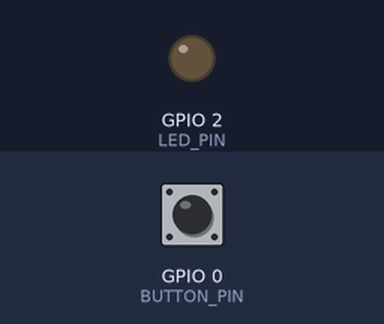
Bench run of a sketch on a simulated ESP32. On the bench: output pins drawn as LEDs (lit = HIGH). The inputs (shaded band) are chosen by the test bench; at power-on: GPIO 0 (BUTTON_PIN) HIGH. What the sketch prints to the serial monitor is not drawn.

Above: at 2.2 s.
2.3 s: GPIO 0 (BUTTON_PIN) pulled LOW for 0.15 s
At 3.5 s:
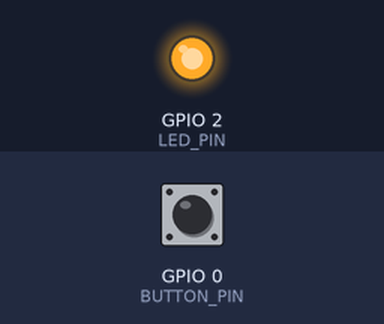
3.9 s: GPIO 0 (BUTTON_PIN) pulled LOW for 1 s
At 4.7 s:
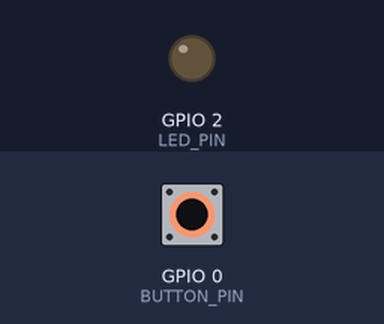
6.4 s: GPIO 0 (BUTTON_PIN) pulled LOW for 3.2 s
At 7.8 s:
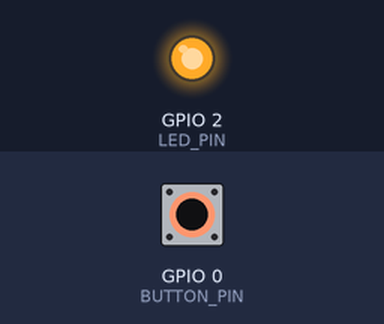
Timing chart, 0 to 9.4 s (numbered marks = the images above; inputs shaded):
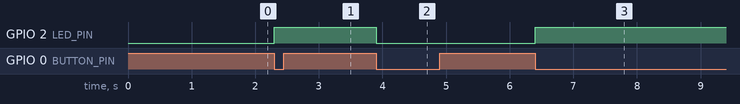

The sketch:

interrupt-demo.ino
```cpp
/*
 * 项目: 外部中断演示
 * 板子: <板名> (<FQBN>)
 * 引脚: BUTTON_PIN = <用户指定>
 * 日期: <当前日期>
 *
 * 演示外部中断和软件防抖
 * 按钮按下触发中断，防抖后切换 LED 状态
 */

// ===== 引脚定义 =====
#define BUTTON_PIN  0     // 按钮（使用 INPUT_PULLUP）
#define LED_PIN     2     // LED

// ===== 防抖参数 =====
#define DEBOUNCE_DELAY 50   // 防抖延迟（毫秒）

volatile bool buttonPressed = false;       // 中断标志
volatile unsigned long lastInterrupt = 0;  // 上次中断时间

// 中断服务函数
void IRAM_ATTR handleButtonInterrupt() {
    unsigned long now = millis();
    // 简单的防抖：忽略间隔太短的中断
    if (now - lastInterrupt > DEBOUNCE_DELAY) {
        buttonPressed = true;
        lastInterrupt = now;
    }
}

void setup() {
    Serial.begin(115200);
    delay(1000);

    Serial.println();
    Serial.println("===== 外部中断演示 =====");

    pinMode(LED_PIN, OUTPUT);
    digitalWrite(LED_PIN, LOW);

    pinMode(BUTTON_PIN, INPUT_PULLUP);

    // 绑定中断：下降沿触发（按钮按下 GND）
    attachInterrupt(digitalPinToInterrupt(BUTTON_PIN),
                    handleButtonInterrupt, FALLING);

    Serial.println("按按钮切换 LED 状态");
    Serial.println("中断引脚: " + String(BUTTON_PIN));
}

void loop() {
    if (buttonPressed) {
        buttonPressed = false;

        // 翻转 LED 状态
        static bool ledState = false;
        ledState = !ledState;
        digitalWrite(LED_PIN, ledState);

        Serial.printf("按钮按下（软件防抖后）, LED: %s\n",
                      ledState ? "开" : "关");
    }

    // 主循环可以做其他事情
    // 不需要轮询按钮，中断会自动响应
}
```

Measured:
- after the input at 2.3 s, GPIO 2 (LED_PIN): LOW → HIGH at once
- after the input at 3.9 s, GPIO 2 (LED_PIN): HIGH → LOW at once
- after the input at 6.4 s, GPIO 2 (LED_PIN): LOW → HIGH at once
